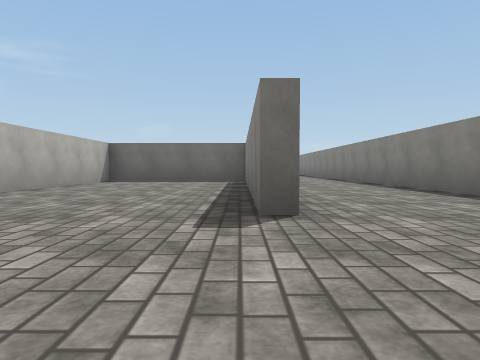
[1] (above)

16 first-person views from a walk through a world built for the Webots simulator. The camera is 0.72 m above the floor, tilts 2° down and sees 70° across. The floor is counted in squares, 2 m on a side. Each view is taken from the middle of a square. On the plan, view 1 faces up. The plan holds only what a view shows up to about 9 squares ahead; the rest is blank. The place goes on beyond the plan. The robots in the file are not drawn. Webots' stock objects and surfaces are drawn as simple stand-ins. Uneven ground is drawn flat.

[2]
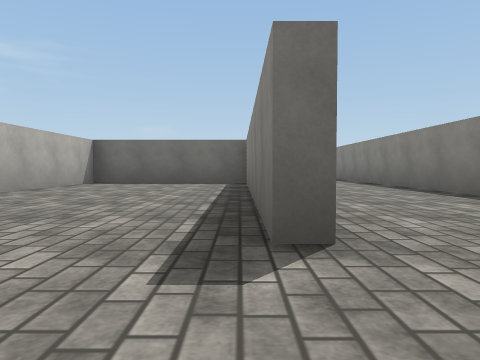

[3]
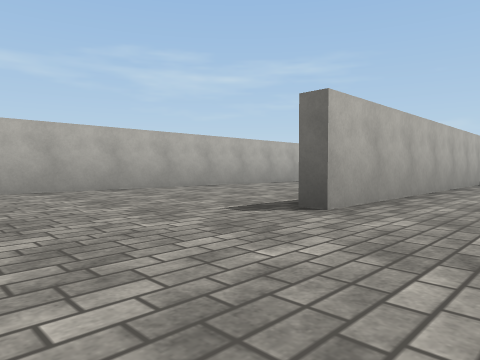

[4]
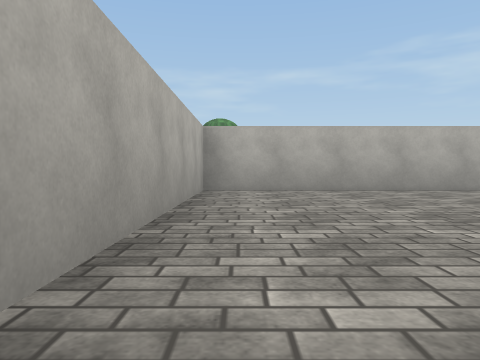

[5]
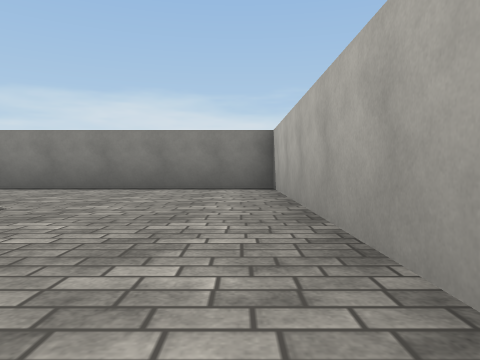

[6]
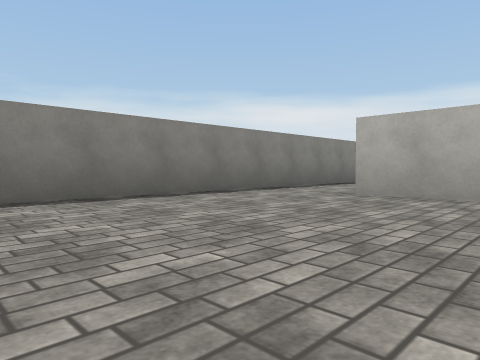

[7]
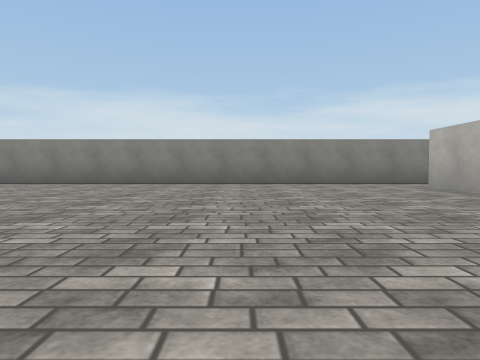

[8]
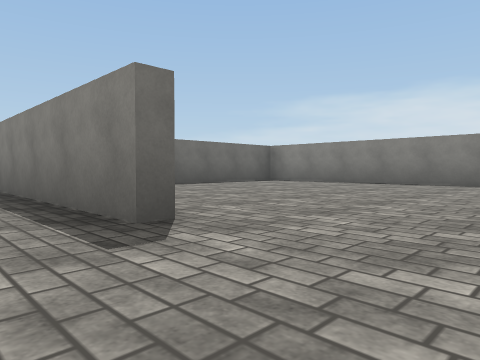

[9]
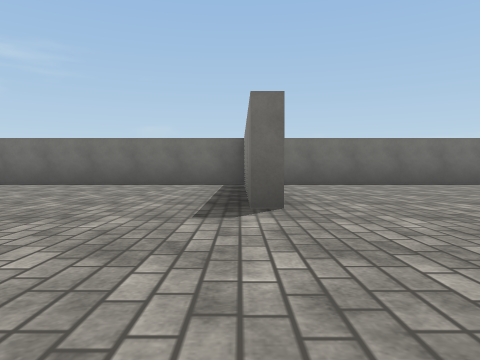

[10]
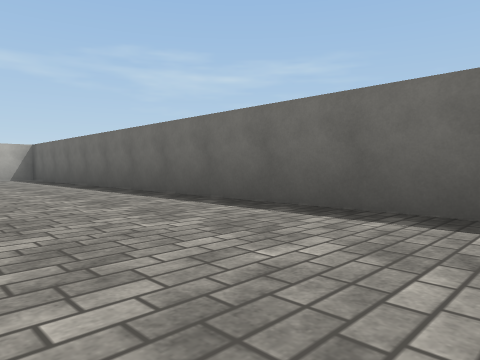

[11]
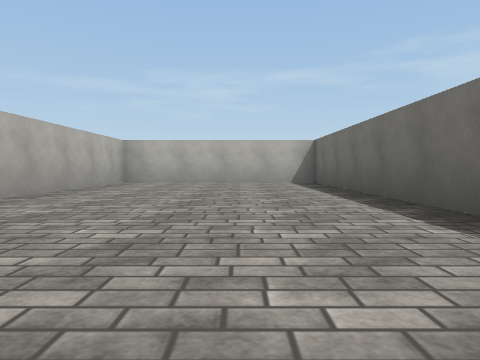

[12]
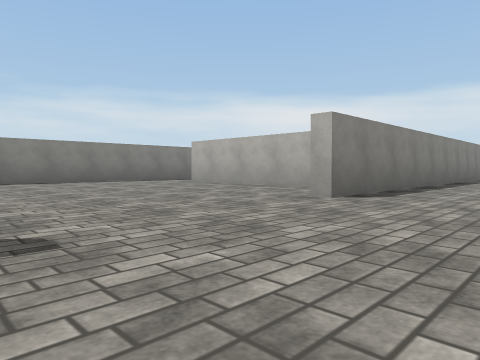

[13]
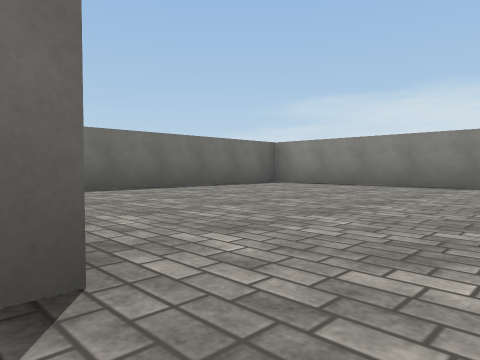

[14]
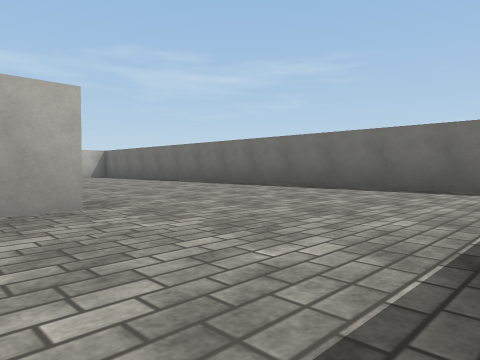

[15]
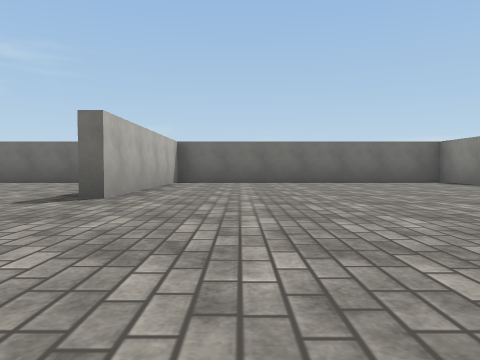

[16]
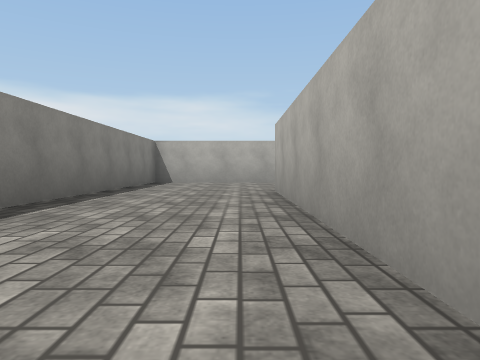

### Floor plan
Ten units are one square. View 1 is at (0, 0); x grows to the right and y downward. Boxes are objects, and circles mark ways between rooms. Rooms are numbered by the first view taken in them; rooms with no view inside come last. Other rooms are left out.
<svg viewBox="-179 -203 215 214">
<path fill="none" stroke="#000" d="M2 -25 2 -85M5 -88 5 -25M3 -93 -36 -93 -36 6 31 6 31 -96M-25 -96 13 -96M31 -96 31 -198 -36 -198 -36 -150 -39 -150M-70 -151 -70 -145M-39 -150 -39 -198 -174 -198 -174 -152 -130 -152"/>
<circle cx="20" cy="-90" r="3" fill="#2a7"/>
<circle cx="-55" cy="-160" r="3" fill="#2a7"/>
<text x="-10" y="-40">1</text>
<text x="-10" y="-140">2</text>
<text x="-110" y="-180">3</text>
</svg>
Room 1 opens to room 2. Room 2 opens to room 3.

Where each view was taken, in squares from view 1:
view 1: 0 up, 0 right, facing up
view 2: 1 up, 0 right, facing up
view 3: 0 up, 2 right, facing up-left
view 4: 0 up, 2 right, facing left
view 5: 0 up, 3 left, facing right
view 6: 14 up, 1 left, facing down-right
view 7: 13 up, 5 left, facing right
view 8: 13 up, 5 left, facing up-right
view 9: 12 up, 4 left, facing up
view 10: 17 up, 6 left, facing up-left
view 11: 18 up, 9 left, facing left
view 12: 15 up, 6 left, facing down-right
view 13: 14 up, 4 left, facing up-right
view 14: 14 up, 4 left, facing up-left
view 15: 11 up, 2 left, facing up
view 16: 8 up, 1 right, facing down
